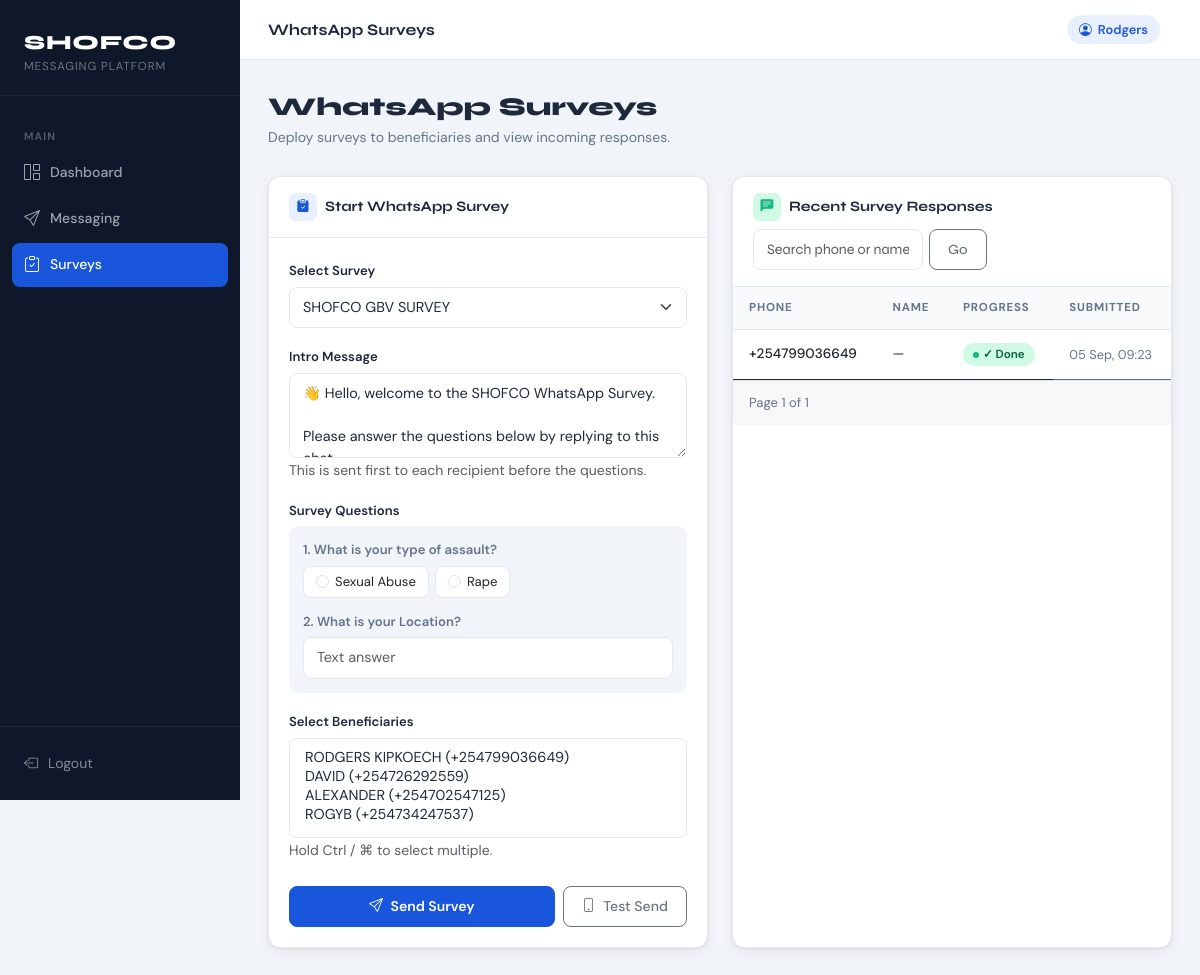
Page /survey/ (signed in) on the committed database.
### surveys/models.py (models this page shows, shortened)
class Question(models.Model):
    QUESTION_TYPES = [
        ("TEXT", "Text Input"),
        ("CHOICE", "Multiple Choice"),
    ]
    survey = models.ForeignKey(Survey, on_delete=models.CASCADE, related_name="questions")
    text = models.CharField(max_length=500)
    question_type = models.CharField(max_length=20, choices=QUESTION_TYPES, default="TEXT")

class Choice(models.Model):
    question = models.ForeignKey(Question, on_delete=models.CASCADE, related_name="choices")
    text = models.CharField(max_length=255)

class Response(models.Model):
    survey = models.ForeignKey(Survey, on_delete=models.CASCADE, related_name="responses")
    beneficiary = models.ForeignKey(Beneficiary, on_delete=models.CASCADE, related_name="responses")
    submitted_at = models.DateTimeField(auto_now_add=True)

### beneficiaries/models.py (models this page shows, shortened)
class Beneficiary(models.Model):
    name = models.CharField(max_length=100)
    phone_number = models.CharField(max_length=15)
    email = models.EmailField(blank=True, null=True)
    infobip_synced = models.BooleanField(default=False)
    def __str__(self):
        return f"{self.name} ({self.phone_number})"

### surveys/views.py (the view)
# urls.py: path("", views.survey_setup, name="survey_home"),
@login_required
def survey_setup(request):
    beneficiaries = Beneficiary.objects.all().order_by('id')
    surveys = Survey.objects.prefetch_related("questions__choices").all().order_by('id')
    survey_id = request.GET.get("survey_id")
    selected_survey = None
    if survey_id:
        try:
            selected_survey = surveys.get(id=survey_id)
        except Survey.DoesNotExist:
            selected_survey = surveys.first()
    else:
        selected_survey = surveys.first()
    qs = Response.objects.select_related("beneficiary", "survey").prefetch_related("answers__question").order_by('-submitted_at')
    q = request.GET.get('q')
    if q:
        qs = qs.filter(
            Q(beneficiary__phone_number__icontains=q) |
            Q(beneficiary__name__icontains=q)
        )
    paginator = Paginator(qs, 20)
    page_obj = paginator.get_page(request.GET.get('page'))
    return render(request, "survey_setup.html", {
        "beneficiaries": beneficiaries,
        "surveys": surveys,
        "selected_survey": selected_survey,
        "responses": page_obj.object_list,
        "page_obj": page_obj,
    })

### templates/survey_setup.html (shortened to what this page needs)
{% extends "base.html" %}
{% load static %}
{% block topbar_title %}WhatsApp Surveys{% endblock %}
{% block content %}
<div class="page-header">
  <h1>WhatsApp Surveys</h1>
  <p>Deploy surveys to beneficiaries and view incoming responses.</p>
</div>
<div class="row g-4">
  <div class="col-lg-6">
    <div class="card h-100">
      <div class="card-header d-flex align-items-center gap-2">
        <span style="width:28px;height:28px;background:var(--brand-light);border-radius:7px;display:inline-flex;align-items:center;justify-content:center;color:var(--brand);">
          <i class="bi bi-clipboard-check-fill" style="font-size:.8rem;"></i>
        </span>
        Start WhatsApp Survey
      </div>
      <div class="card-body">
        <form method="POST" action="{% url 'survey:start' %}">
          <div class="mb-3">
            <label class="form-label" for="survey_id">Select Survey</label>
            <select class="form-select" id="survey_id" name="survey_id" required>
              {% for s in surveys %}
                <option value="{{ s.id }}" {% if s.id == selected_survey.id %}selected{% endif %}>{{ s.title }}</option>
              {% endfor %}
            </select>
          </div>
          <div class="mb-3">
            <label class="form-label" for="intro_text">Intro Message</label>
            <textarea class="form-control" id="intro_text" name="intro_text" rows="3" required>👋 Hello, welcome to the SHOFCO WhatsApp Survey.
Please answer the questions below by replying to this chat.</textarea>
            <small class="text-muted">This is sent first to each recipient before the questions.</small>
          </div>
          {% if selected_survey.questions.exists %}
          <div class="mb-3">
            <label class="form-label">Survey Questions</label>
            <div style="background:var(--bg);border-radius:10px;padding:14px;display:flex;flex-direction:column;gap:14px;">
              {% for q in selected_survey.questions.all %}
                <div>
                  <div style="font-size:.82rem;font-weight:600;color:var(--text-muted);margin-bottom:6px;">
                    {{ forloop.counter }}. {{ q.text }}
                  </div>
                  {% if q.question_type == "TEXT" %}
                    <input type="text" class="form-control form-control-sm" name="question_{{ q.id }}" placeholder="Text answer">
                  {% elif q.question_type == "CHOICE" %}
                    <div style="display:flex;flex-wrap:wrap;gap:6px;margin-top:4px;">
                      {% for c in q.choices.all %}
                        <label style="display:flex;align-items:center;gap:6px;background:#fff;border:1.5px solid var(--border);border-radius:8px;padding:5px 12px;font-size:.82rem;cursor:pointer;transition:border .12s;">
                          <input type="radio" class="form-check-input m-0" name="question_{{ q.id }}" value="{{ c.text }}">
                          {{ c.text }}
                        </label>
                      {% endfor %}
                    </div>
                  {% endif %}
                </div>
              {% endfor %}
            </div>
          </div>
          {% else %}
            <p class="text-muted" style="font-size:.875rem;">No questions found for this survey.</p>
          {% endif %}
          <div class="mb-4">
            <label for="recipients" class="form-label">Select Beneficiaries</label>
            <select class="form-select" id="recipients" name="recipients" multiple required style="min-height:100px;">
              {% if beneficiaries %}
                {% for b in beneficiaries %}
                  <option value="{{ b.id }}">{{ b }}</option>
                {% endfor %}
              {% else %}
                <option disabled>No beneficiaries found</option>
              {% endif %}
            </select>
            <small class="text-muted">Hold Ctrl / ⌘ to select multiple.</small>
          </div>
          <div class="d-flex gap-2 flex-wrap">
            <button type="submit" class="btn btn-primary flex-grow-1">
              <i class="bi bi-send me-1"></i> Send Survey
            </button>
            <button type="button" class="btn btn-outline-secondary" data-bs-toggle="collapse" data-bs-target="#testSend">
              <i class="bi bi-phone me-1"></i> Test Send
            </button>
          </div>
        </form>
      </div>
    </div>
  </div>
  <div class="col-lg-6">
    <div class="card h-100">
      <div class="card-header d-flex align-items-center justify-content-between flex-wrap gap-2">
        <span style="display:flex;align-items:center;gap:8px;">
          <span style="width:28px;height:28px;background:#d1fae5;border-radius:7px;display:inline-flex;align-items:center;justify-content:center;color:var(--success);">
            <i class="bi bi-chat-left-text-fill" style="font-size:.8rem;"></i>
          </span>
          Recent Survey Responses
        </span>
        <form method="get" action="" class="d-flex" style="gap:6px;">
          <input type="text" name="q" class="form-control form-control-sm"
                 placeholder="Search phone or name…" value="{{ request.GET.q|default:'' }}" style="width:170px;">
          <button class="btn btn-sm btn-outline-secondary" type="submit">Go</button>
        </form>
      </div>
      <div class="table-responsive">
        <table class="table mb-0">
          <thead>
            <tr>
              <th>Phone</th>
              <th>Name</th>
              <th>Progress</th>
              <th>Submitted</th>
            </tr>
          </thead>
          <tbody>
            {% if responses %}
              {% for r in responses %}
                {% with unanswered_count=0 name="" %}
                  <tr>
                    <td style="font-weight:500;font-size:.85rem;">{{ r.beneficiary.phone_number }}</td>
                    <td style="font-size:.85rem;">{{ name|default:"—" }}</td>
                    <td>
                      {% if unanswered_count == 0 %}
                        <span class="badge-status sent">✓ Done</span>
                      {% else %}
                        <span class="badge-status pending">{{ unanswered_count }} left</span>
                      {% endif %}
                    </td>
                    <td style="color:var(--text-muted);font-size:.8rem;">{{ r.submitted_at|date:"d M, H:i"|default:"—" }}</td>
                  </tr>
                {% endwith %}
              {% endfor %}
            {% endif %}
          </tbody>
        </table>
      </div>
      {% if page_obj %}
      <div class="card-footer d-flex justify-content-between align-items-center" style="border-top:1px solid var(--border);padding:12px 16px;">
        <span style="font-size:.82rem;color:var(--text-muted);">Page {{ page_obj.number }} of {{ page_obj.paginator.num_pages }}</span>
      </div>
      {% endif %}
    </div>
  </div>
</div>
{% endblock %}

### templates/base.html (shortened to what this page needs)
{% load static %}
{% load crispy_forms_tags %}
<!DOCTYPE html>
<html lang="en">
<head>
  <link rel="stylesheet" href="https://cdn.jsdelivr.net/npm/bootstrap@5.3.0/dist/css/bootstrap.min.css" />
  <link rel="stylesheet" href="https://cdn.jsdelivr.net/npm/bootstrap-icons@1.11.0/font/bootstrap-icons.css">
</head>
<body>
  <aside id="sidebar">
    <div class="sidebar-logo">
      <div class="brand-name">SHOFCO</div>
      <div class="brand-sub">Messaging Platform</div>
    </div>
    <nav class="sidebar-nav">
      <div class="nav-section">Main</div>
      <a href="/dashboard/" class="{% if request.path == '/dashboard/' %}active{% endif %}">
        <i class="bi bi-grid-1x2"></i> Dashboard
      </a>
      <a href="{% url 'messaging:messages_home' %}"
         class="{% if request.resolver_match.namespace == 'messaging' and request.resolver_match.url_name == 'messages_home' %}active{% endif %}">
        <i class="bi bi-send"></i> Messaging
      </a>
      <a href="{% url 'surveys:survey_home' %}"
         class="{% if request.resolver_match.namespace == 'surveys' and request.resolver_match.url_name == 'survey_home' %}active{% endif %}">
        <i class="bi bi-clipboard-check"></i> Surveys
      </a>
    </nav>
    <div class="sidebar-footer">
      {% if user.is_authenticated %}
        <a href="{% url 'messaging:logout' %}">
          <i class="bi bi-box-arrow-left"></i> Logout
        </a>
      {% endif %}
    </div>
  </aside>
  <header id="topbar">
    <div style="display:flex;align-items:center;gap:12px;">
      <span class="topbar-title">{% block topbar_title %}SHOFCO{% endblock %}</span>
    </div>
    <div class="topbar-actions">
      {% if user.is_authenticated %}
        <div class="topbar-pill">
          <i class="bi bi-person-circle"></i>
          {{ user.get_full_name|default:user.username }}
        </div>
      {% endif %}
    </div>
  </header>
  <main id="main">
    <div class="page-body">
      {% block content %}{% endblock %}
    </div>
  </main>
</body>
</html>

### rows in the picture
Question: text "What is your type of assault?"
Choice: text "Sexual Abuse"
Choice: text "Rape"
Question: text "What is your Location?"
Response: beneficiary.phone_number "+254799036649", name "—", submitted_at "05 Sep, 09:23"

### other values in the picture
{{ user.get_full_name|default:user.username }} "Rodgers"
{{ page_obj.number }} "1"
{{ page_obj.paginator.num_pages }} "1"
form field survey_id "SHOFCO GBV SURVEY"
